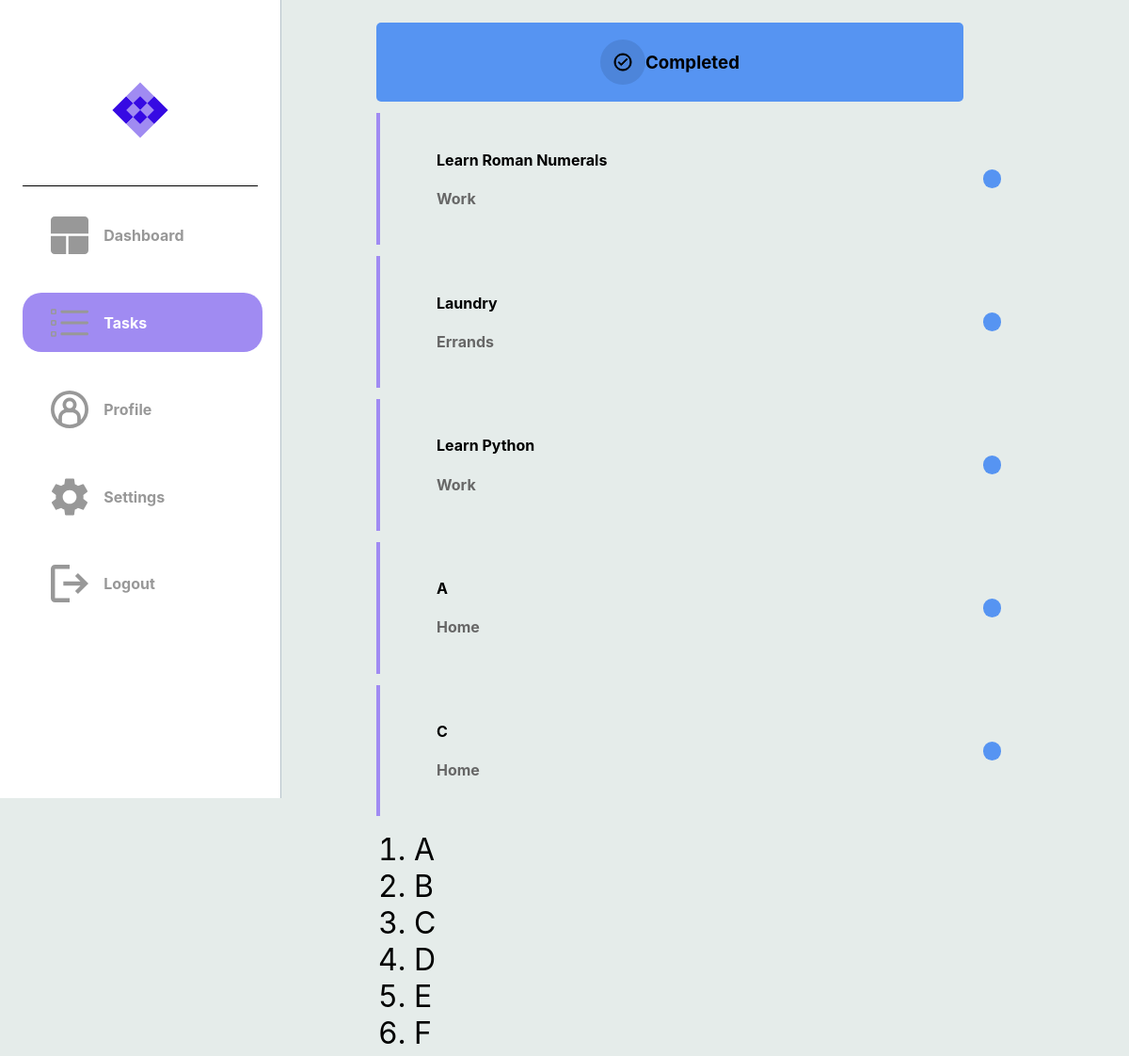
/completed_tasks (signed in, upper part), run on an earlier commit of the app's database.
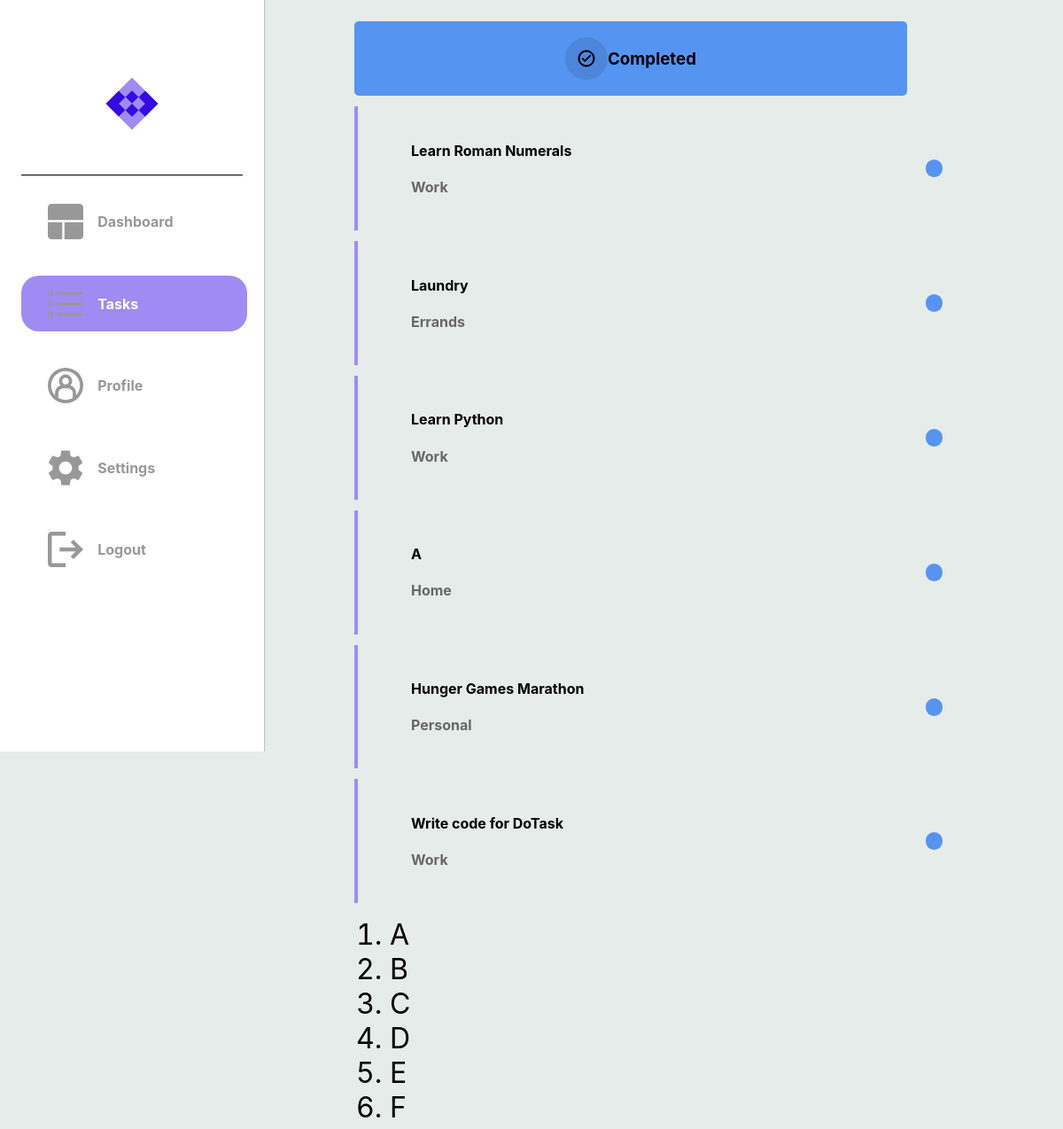
And on a later commit of the database.
### dotask/models.py (models this page shows)
class Task(db.Model):
    __tablename__ = "task"
    id = db.Column(db.Integer, primary_key=True)
    title = db.Column(db.String(100), nullable=False)
    description = db.Column(db.String(400), nullable=False)
    due_date = db.Column(db.Date, nullable=False)
    status = db.Column(Enum(TaskStatus))
    tag = db.Column(Enum(TaskTag))
    user_id = db.Column(db.Integer, db.ForeignKey('user.id'), nullable=False)
    user = relationship('User', back_populates='tasks')

### dotask/routes.py (the view)
@app.route("/completed_tasks")
@login_required
def hello_completed_tasks():
    tasks = Task.query.filter_by(user_id=current_user.id).all()
    if tasks:
        return render_template("completed_tasks.html", tasks=tasks)
    else:
        return render_template("completed_tasks.html")

### dotask/routes.py (called while the page is built)
@app.after_request
def after_request(response):
    response.headers["Cache-Control"] = "no-cache, no-store, must-revalidate"
    return response

@login_manager.user_loader
def load_user(user_id):
    return User.query.get(user_id)

### dotask/templates/completed_tasks.html (shortened to what this page needs)
{% extends "layout.html" %}
{% block head %}
    <link rel="stylesheet" {% block css_tab_colour %} href="../static/page_css_folder/tasks.css" {% endblock %}/>
{% endblock %}
{% block categories %}
    <div class="cate-container-2">
        <img src="../static/completed.svg">
        <h3>Completed</h3>
    </div>
{% endblock categories %}
{% block tasks %}
        {% if tasks %}
            {% for task in tasks %}
                {% if task.status.name == 'Completed' %}
                    <a href="{{ url_for('hello_each_task', task_id=task['id']) }}">
                        <div class="message-box">
                            <div class="message">
                                <h4> {{ task['title'] }} </h4>
                                <h4 style="color: #676767;"> {{ task.tag.name }} </h4>
                            </div>
                            <div class="message-dot {% if task.status.name == 'In_Progress' %}progress-task
                                {% elif task.status.name == 'Completed' %}completed-task
                                {% elif task.status.name == 'Cancelled' %}cancelled-task
                                {% else %}unknown-task
                                {% endif %}">
                            </div>
                        </div>
                    </a>
                {% endif %}
            {% endfor %}
            {% else %}
                <div class="message-box">
                    <div class="message">
                        <h2>No Tasks Yet</h2>
                    </div>
                </div>
        {% endif %}
    {% endblock tasks %}

What changed in the data, as far as the page shows it:
removed Task: title "C", tag.name "Home"
now on this page (row edited): Task: title "Hunger Games Marathon", tag.name "Personal"
added Task: title "Write code for DoTask", tag.name "Work"
